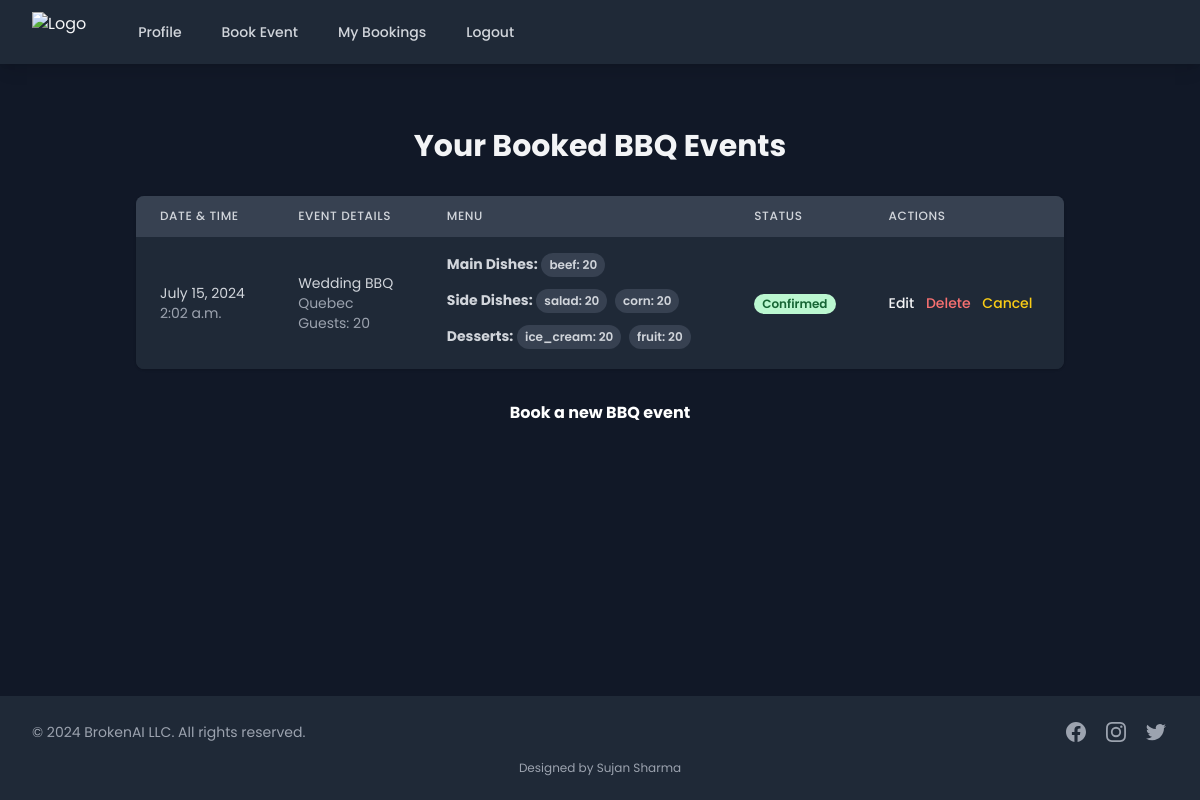
The app's page /my-bookings/ (signed in), older data.
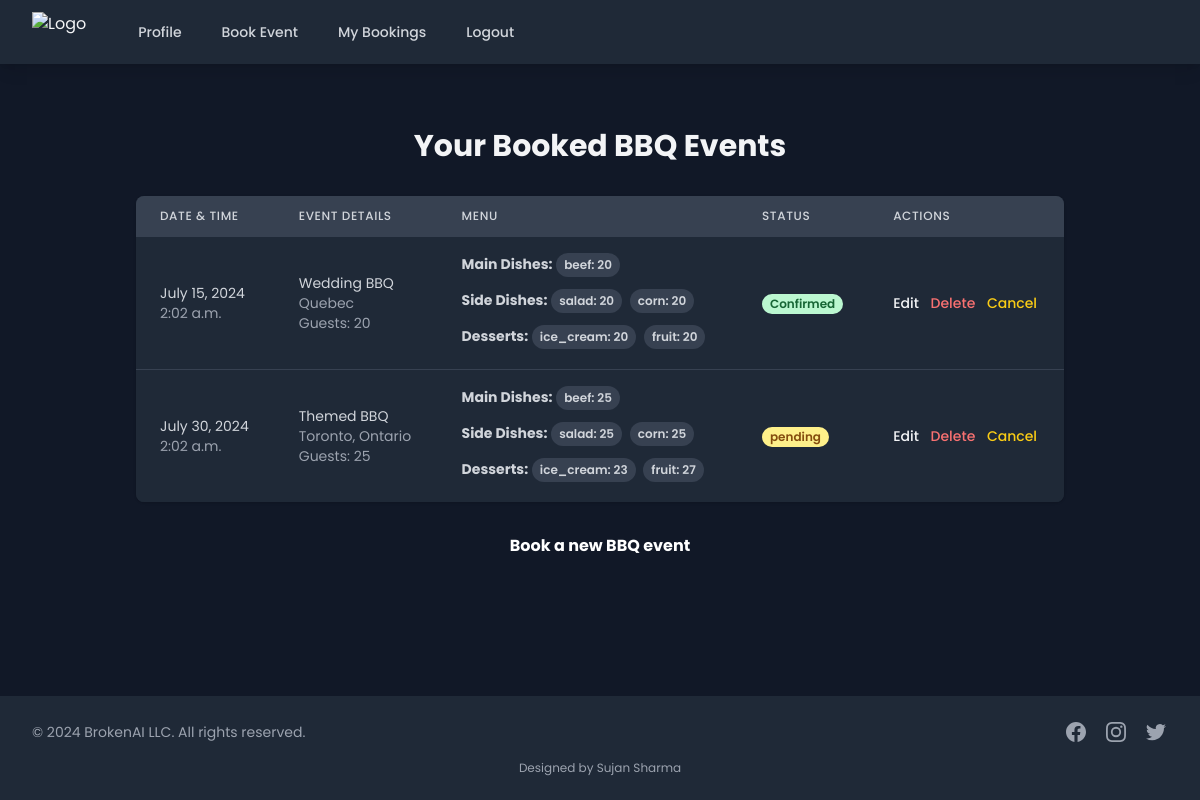
The same page, newer data.
### accounts/models.py (models this page shows, shortened)
class BBQBooking(models.Model):
    user = models.ForeignKey(settings.AUTH_USER_MODEL, on_delete=models.CASCADE, related_name='bbq_bookings')
    status = models.IntegerField(default=0)  # 0: Pending, 1: Confirmed, 2: Cancelled, 3: Completed
    date = models.DateField()
    time = models.TimeField()
    location = models.CharField(max_length=255)
    guests = models.IntegerField()
    EVENT_TYPES = [
        ('private', 'Private BBQ'),
        ('company', 'Company BBQ'),
        ('wedding', 'Wedding BBQ'),
        ('school', 'School BBQ'),
        ('themed', 'Themed BBQ'),
        ('breakfast', 'Breakfast Catering'),
        ('holiday', 'Holiday Catering'),
    ]
    event_type = models.CharField(max_length=20, choices=EVENT_TYPES, default='private')
    MAIN_DISHES = [
        ('beef', 'Beef'),
        ('chicken', 'Chicken'),
        ('pork', 'Pork'),
        ('fish', 'Fish'),
    ]
    main_dishes = models.JSONField()  # Store as {"beef": 10, "chicken": 5, ...}
    SIDE_DISHES = [
        ('salad', 'Salad'),
        ('corn', 'Corn'),
        ('potatoes', 'Potatoes'),
        ('beans', 'Beans'),
        ('coleslaw', 'Coleslaw'),
    ]
    side_dishes = models.JSONField()  # Store as {"salad": 15, "corn": 10, ...}
    DESSERTS = [
        ('ice_cream', 'Ice Cream'),
        ('fruit', 'Fruit'),
    ]
    desserts = models.JSONField()  # Store as {"ice_cream": 20, "fruit": 10}
    drinks = models.IntegerField()  # Total number of drinks (same as guests)

### accounts/views.py (the view)
# urls.py: path('my-bookings/', views.view_booked_events, name='view_booked_events'),
@login_required
def view_booked_events(request):
    bookings = BBQBooking.objects.filter(user=request.user).order_by('date', 'time')
    return render(request, 'booked_events.html', {'bookings': bookings})

### accounts/templates/booked_events.html (shortened to what the changed rows need)
{% extends 'base.html' %}
{% block content %}
<div class="container mx-auto px-4 py-8 max-w-6xl">
    <h2 class="text-3xl font-bold mb-8 text-center text-primary-400">Your Booked BBQ Events</h2>
    {% if bookings %}
    <div class="overflow-x-auto bg-gray-800 rounded-lg shadow">
        <table class="min-w-full divide-y divide-gray-700">
            <thead class="bg-gray-700">
                <tr>
                    <th scope="col"
                        class="px-6 py-3 text-left text-xs font-medium text-gray-300 uppercase tracking-wider">Date &
                        Time</th>
                    <th scope="col"
                        class="px-6 py-3 text-left text-xs font-medium text-gray-300 uppercase tracking-wider">Event
                        Details</th>
                    <th scope="col"
                        class="px-6 py-3 text-left text-xs font-medium text-gray-300 uppercase tracking-wider">Menu</th>
                    <th scope="col"
                        class="px-6 py-3 text-left text-xs font-medium text-gray-300 uppercase tracking-wider">Status
                    </th>
                    <th scope="col"
                        class="px-6 py-3 text-left text-xs font-medium text-gray-300 uppercase tracking-wider">Actions
                    </th>
                </tr>
            </thead>
            <tbody class="bg-gray-800 divide-y divide-gray-700">
                {% for booking in bookings %}
                <tr>
                    <td class="px-6 py-4 whitespace-nowrap">
                        <div class="text-sm text-gray-300">{{ booking.date }}</div>
                        <div class="text-sm text-gray-400">{{ booking.time }}</div>
                    </td>
                    <td class="px-6 py-4 whitespace-nowrap">
                        <div class="text-sm text-gray-300">{{ booking.get_event_type_display }}</div>
                        <div class="text-sm text-gray-400">{{ booking.location }}</div>
                        <div class="text-sm text-gray-400">Guests: {{ booking.guests }}</div>
                    </td>
                    <td class="px-6 py-4">
                        <div class="text-sm text-gray-300">
                            <strong class="text-primary-400">Main Dishes:</strong>
                            {% for dish, count in booking.main_dishes.items %}
                            <span
                                class="inline-block bg-gray-700 rounded-full px-2 py-1 text-xs font-semibold text-gray-300 mr-1 mb-1">
                                {{dish }}: {{ count }}</span>
                            {% endfor %}
                        </div>
                        <div class="text-sm text-gray-300 mt-2">
                            <strong class="text-primary-400">Side Dishes:</strong>
                            {% for dish, count in booking.side_dishes.items %}
                            <span
                                class="inline-block bg-gray-700 rounded-full px-2 py-1 text-xs font-semibold text-gray-300 mr-1 mb-1">
                                {{dish }}: {{ count }}</span>
                            {% endfor %}
                        </div>
                        <div class="text-sm text-gray-300 mt-2">
                            <strong class="text-primary-400">Desserts:</strong>
                            {% for dish, count in booking.desserts.items %}
                            <span
                                class="inline-block bg-gray-700 rounded-full px-2 py-1 text-xs font-semibold text-gray-300 mr-1 mb-1">
                                {{dish }}: {{ count }}</span>
                            {% endfor %}
                        </div>
                    </td>
                    <td class="px-6 py-4 whitespace-nowrap">
                        <span class="px-2 inline-flex text-xs leading-5 font-semibold rounded-full
                            {% if booking.status == 0 %} bg-yellow-200 text-yellow-800
                            {% elif booking.status == 1 %}bg-green-200 text-green-800
                            {% elif booking.status == 2 %}bg-red-200 text-red-800
                            {% else %} bg-blue-200 text-blue-800 {% endif %}">
                            {%if booking.status == 0 %}
                            pending
                            {%elif booking.status == 1 %}
                           Confirmed
                            {%elif booking.status == 2 %}
                            Cancelled
                            {%else%}
                            Completed
                            {%endif%}
                        </span>
                    </td>
                    <td class="px-6 py-4 whitespace-nowrap text-sm font-medium">
                        <a href="{% url 'edit_booking' booking.id %}"
                            class="text-primary-400 hover:text-primary-300 mr-2">Edit</a>
                        <form action="{% url 'delete_booking' booking.id %}" method="post" class="inline">
                            <button type="submit" class="text-red-400 hover:text-red-300 mr-2"
                                onclick="return confirm('Are you sure you want to delete this booking?');">Delete</button>
                        </form>
                        <form action="{% url 'cancel_booking' booking.id %}" method="post" class="inline">
                            <button type="submit" class="text-yellow-400 hover:text-yellow-300"
                                onclick="return confirm('Are you sure you want to cancel this booking?');">Cancel</button>
                        </form>
                    </td>
                </tr>
                {% endfor %}
            </tbody>
        </table>
    </div>
    {% else %}
    <p class="text-center text-gray-400 mt-8">You haven't booked any BBQ events yet.</p>
    {% endif %}
</div>
{% endblock %}

Row changes from the older to the newer data that the page shows:
added BBQBooking: date "July 30, 2024", time "2:02 a.m.", event_type "Themed BBQ", location "Toronto, Ontario", guests "25", main_dishes "beef", main_dishes "25", side_dishes "salad" "corn", side_dishes "25" "25", desserts "ice_cream" "fruit", desserts "23" "27", status "pending"
